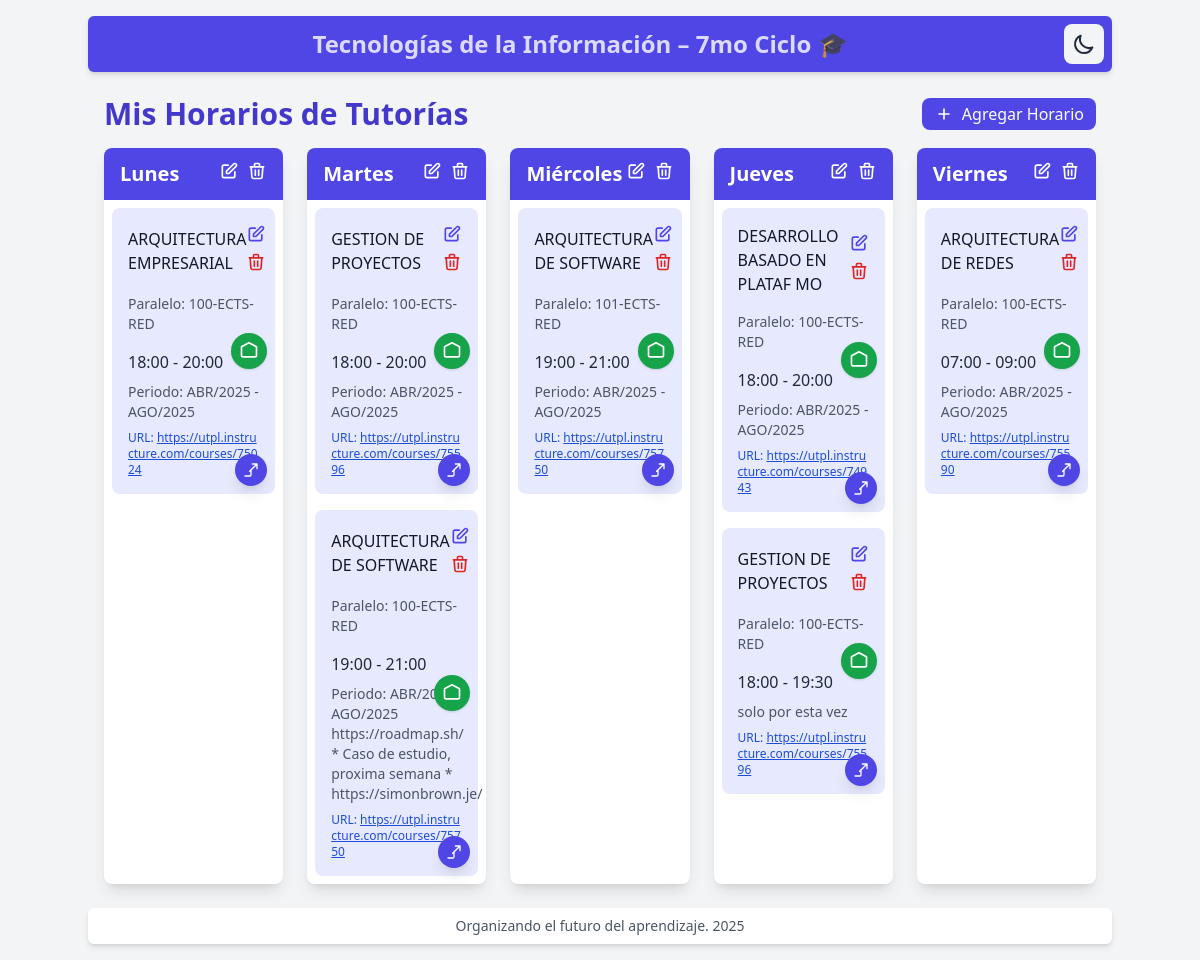
The page / on the database its author committed.
### horarios/models.py (models this page shows, shortened)
class DiaSemana(models.Model):
    nombre = models.CharField(max_length=10, unique=True)  # Lunes, Martes, etc.
    orden = models.PositiveSmallIntegerField(default=1, verbose_name="Orden")
    class Meta:
        verbose_name = "Día de la Semana"
        verbose_name_plural = "Días de la Semana"

class HorarioTutoria(models.Model):
    materia = models.CharField(max_length=100, default='Sin materia')
    paralelo = models.CharField(max_length=50, blank=True, null=True, verbose_name="Paralelo")
    dia = models.ForeignKey(DiaSemana, on_delete=models.CASCADE)
    hora_inicio = models.TimeField()
    hora_fin = models.TimeField()
    notas = models.TextField(blank=True, null=True, verbose_name="Notas (Opcional)")
    url_curso = models.CharField(max_length=300, blank=True, null=True, verbose_name="URL del Curso")
    ruta_local = models.CharField(max_length=500, blank=True, null=True, verbose_name="Ruta Local")
    class Meta:
        verbose_name = "Horario de Tutoría"
        verbose_name_plural = "Horarios de Tutorías"
        ordering = ['dia', 'hora_inicio']

### horarios/views.py (the view)
# urls.py: path('', views.HorariosListView.as_view(), name='lista_horarios'),
class HorariosListView(ListView):
    model = DiaSemana
    template_name = 'horarios/horarios_list.html'
    context_object_name = 'dias_semana'
    ordering = ['orden']  # Ahora ordena por el campo 'orden'
    def get_queryset(self):
        return DiaSemana.objects.all().order_by('orden')

### horarios/templates/horarios/horarios_list.html (shortened to what this page needs)
{% extends 'base.html' %} {% block content %}
<div class="container mx-auto px-2 py-0">
  <div class="flex justify-between items-center mb-4">
    <h1 class="text-3xl font-bold text-indigo-700 dark:text-indigo-400">Mis Horarios de Tutorías</h1>
    <a href="{% url 'horarios:agregar_horario' %}" class="bg-indigo-600 text-white px-3 py-1 rounded-lg hover:bg-indigo-700 dark:bg-indigo-700 dark:hover:bg-indigo-800 transition-colors flex items-center">
      <svg class="w-5 h-5 mr-2" fill="none" stroke="currentColor" viewBox="0 0 24 24">
        <path stroke-linecap="round" stroke-linejoin="round" stroke-width="2" d="M12 6v6m0 0v6m0-6h6m-6 0H6" />
      </svg>
      Agregar Horario
    </a>
  </div>
  <div class="grid grid-cols-1 md:grid-cols-5 gap-6">
    {% for dia in dias_semana %}
    <div class="bg-white dark:bg-dark-card rounded-lg shadow-lg overflow-hidden transition-colors">
      <div class="bg-indigo-600 dark:bg-indigo-800 px-4 py-3">
        <div class="flex justify-between items-center">
          <h2 class="text-xl font-semibold text-white">{{ dia.nombre }}</h2>
          <div class="flex space-x-2">
            <a href="{% url 'horarios:editar_dia' dia.id %}" class="text-white hover:text-gray-200 transition-colors" title="Editar día">
              <svg class="w-5 h-5" fill="none" stroke="currentColor" viewBox="0 0 24 24">
                <path stroke-linecap="round" stroke-linejoin="round" stroke-width="2" d="M11 5H6a2 2 0 00-2 2v11a2 2 0 002 2h11a2 2 0 002-2v-5m-1.414-9.414a2 2 0 112.828 2.828L11.828 15H9v-2.828l8.586-8.586z" />
              </svg>
            </a>
            <form method="post" action="{% url 'horarios:eliminar_dia' dia.id %}" class="inline" onsubmit="return confirm('¿Estás seguro de eliminar este día? No se podrá eliminar si tiene horarios asociados.');">
              <button type="submit" class="text-white hover:text-red-200 transition-colors" title="Eliminar día">
                <svg class="w-5 h-5" fill="none" stroke="currentColor" viewBox="0 0 24 24">
                  <path stroke-linecap="round" stroke-linejoin="round" stroke-width="2" d="M19 7l-.867 12.142A2 2 0 0116.138 21H7.862a2 2 0 01-1.995-1.858L5 7m5 4v6m4-6v6m1-10V4a1 1 0 00-1-1h-4a1 1 0 00-1 1v3M4 7h16" />
                </svg>
              </button>
            </form>
          </div>
        </div>
      </div>
      <div class="p-2">
        {% for horario in dia.horariotutoria_set.all %}
        <div class="bg-[#e7eafe] dark:bg-indigo-900 rounded-lg p-4 mb-4 last:mb-0 transition-all duration-300 hover:shadow-2xl hover:scale-[1.03] hover:bg-indigo-100 dark:hover:bg-indigo-800 relative cursor-pointer horario-card" data-horario-id="{{ horario.id }}" data-materia="{{ horario.materia }}" data-paralelo="{{ horario.paralelo|default:'' }}" data-hora-inicio="{{ horario.hora_inicio|time:'H:i' }}" data-hora-fin="{{ horario.hora_fin|time:'H:i' }}" data-notas="{{ horario.notas|default:'' }}" data-url-curso="{{ horario.url_curso|default:'' }}" data-ruta-local="{{ horario.ruta_local|default:'' }}">
          {% if horario.ruta_local %}
          <a href="file:///{{ horario.ruta_local|urlencode }}" class="absolute right-2 top-1/2 -translate-y-1/2 bg-green-600 hover:bg-green-800 text-white rounded-full p-2 shadow transition-colors btn-ruta-local z-20 flex items-center justify-center" title="Abrir carpeta local" onclick="event.stopPropagation(); return abrirRutaLocal('{{ horario.ruta_local|escapejs }}', this);">
            <svg class="w-5 h-5" fill="none" stroke="currentColor" viewBox="0 0 24 24">
              <path stroke-linecap="round" stroke-linejoin="round" stroke-width="2" d="M3 7v10a2 2 0 002 2h14a2 2 0 002-2V7M3 7l9-5 9 5" />
            </svg>
          </a>
          {% endif %}
          <div class="flex justify-between items-center mb-4 pointer-events-none">
            <div class="flex items-center space-x-2">
              <h3 class="font-medium text-gray-900 dark:text-gray-100">{{ horario.materia }}</h3>
            </div>
            <div class="flex flex-col space-y-2">
              <a href="{% url 'horarios:editar_horario' horario.id %}" class="text-indigo-600 hover:text-indigo-800 dark:text-indigo-400 dark:hover:text-indigo-300 transition-colors pointer-events-auto" onclick="event.stopPropagation();">
                <svg class="w-5 h-5" fill="none" stroke="currentColor" viewBox="0 0 24 24">
                  <path stroke-linecap="round" stroke-linejoin="round" stroke-width="2" d="M11 5H6a2 2 0 00-2 2v11a2 2 0 002 2h11a2 2 0 002-2v-5m-1.414-9.414a2 2 0 112.828 2.828L11.828 15H9v-2.828l8.586-8.586z" />
                </svg>
              </a>
              <form method="post" action="{% url 'horarios:eliminar_horario' horario.id %}" class="inline pointer-events-auto" onsubmit="return confirm('¿Estás seguro de eliminar este horario?');" onclick="event.stopPropagation();">
                <button type="submit" class="text-red-600 hover:text-red-800 dark:text-red-400 dark:hover:text-red-300 transition-colors">
                  <svg class="w-5 h-5" fill="none" stroke="currentColor" viewBox="0 0 24 24">
                    <path stroke-linecap="round" stroke-linejoin="round" stroke-width="2" d="M19 7l-.867 12.142A2 2 0 0116.138 21H7.862a2 2 0 01-1.995-1.858L5 7m5 4v6m4-6v6m1-10V4a1 1 0 00-1-1h-4a1 1 0 00-1 1v3M4 7h16" />
                  </svg>
                </button>
              </form>
            </div>
          </div>
          {% if horario.paralelo %}
          <p class="text-sm text-gray-600 dark:text-gray-400 mb-4">Paralelo: {{ horario.paralelo }}</p>
          {% endif %}
          <p class="text-gray-800 dark:text-gray-200">{{ horario.hora_inicio|time:"H:i" }} - {{ horario.hora_fin|time:"H:i" }}</p>
          {% if horario.notas %}
          <p class="text-sm text-gray-600 dark:text-gray-400 mt-2">{{ horario.notas }}</p>
          {% endif %} {% if horario.url_curso %}
          <p class="text-xs text-blue-700 dark:text-blue-300 mt-2 break-all">URL: <a href="{{ horario.url_curso }}" target="_blank" class="underline">{{ horario.url_curso }}</a></p>
          {% endif %}
          {% if horario.url_curso %}
          <a href="{{ horario.url_curso }}" target="_blank" class="absolute bottom-2 right-2 bg-indigo-600 text-white rounded-full p-2 shadow-lg hover:bg-indigo-800 transition-colors z-10 flex items-center justify-center btn-url-curso" title="Ir al curso" onclick="event.stopPropagation();">
            <svg class="w-4 h-4" fill="none" stroke="currentColor" viewBox="0 0 24 24">
              <path stroke-linecap="round" stroke-linejoin="round" stroke-width="2" d="M14 3h7m0 0v7m0-7L10 14m-7 7h7a2 2 0 002-2v-7" />
            </svg>
          </a>
          {% endif %}
        </div>
        {% empty %}
        <p class="text-gray-500 dark:text-gray-400 italic">No hay tutorías programadas</p>
        {% endfor %}
      </div>
    </div>
    {% endfor %}
  </div>
</div>
{% endblock %}

### rows shown on the page
DiaSemana: nombre "Lunes"
HorarioTutoria: materia "ARQUITECTURA EMPRESARIAL", paralelo "100-ECTS-RED", hora_inicio "18:00", hora_fin "20:00", notas "Periodo: ABR/2025 - AGO/2025", url_curso "https://utpl.instructure.com/courses/75024"
DiaSemana: nombre "Martes"
HorarioTutoria: materia "GESTION DE PROYECTOS", paralelo "100-ECTS-RED", hora_inicio "18:00", hora_fin "20:00", notas "Periodo: ABR/2025 - AGO/2025", url_curso "https://utpl.instructure.com/courses/75596"
HorarioTutoria: materia "ARQUITECTURA DE SOFTWARE", paralelo "100-ECTS-RED", hora_inicio "19:00", hora_fin "21:00", notas "Periodo: ABR/2025 - AGO/2025 https://roadmap.sh/ * Caso de estudio, proxima semana * https://simonbrown.je/", url_curso "https://utpl.instructure.com/courses/75750"
DiaSemana: nombre "Miércoles"
HorarioTutoria: materia "ARQUITECTURA DE SOFTWARE", paralelo "101-ECTS-RED", hora_inicio "19:00", hora_fin "21:00", notas "Periodo: ABR/2025 - AGO/2025", url_curso "https://utpl.instructure.com/courses/75750"
DiaSemana: nombre "Jueves"
HorarioTutoria: materia "DESARROLLO BASADO EN PLATAF MO", paralelo "100-ECTS-RED", hora_inicio "18:00", hora_fin "20:00", notas "Periodo: ABR/2025 - AGO/2025", url_curso "https://utpl.instructure.com/courses/74943"
HorarioTutoria: materia "GESTION DE PROYECTOS", paralelo "100-ECTS-RED", hora_inicio "18:00", hora_fin "19:30", notas "solo por esta vez", url_curso "https://utpl.instructure.com/courses/75596"
DiaSemana: nombre "Viernes"
HorarioTutoria: materia "ARQUITECTURA DE REDES", paralelo "100-ECTS-RED", hora_inicio "07:00", hora_fin "09:00", notas "Periodo: ABR/2025 - AGO/2025", url_curso "https://utpl.instructure.com/courses/75590"
